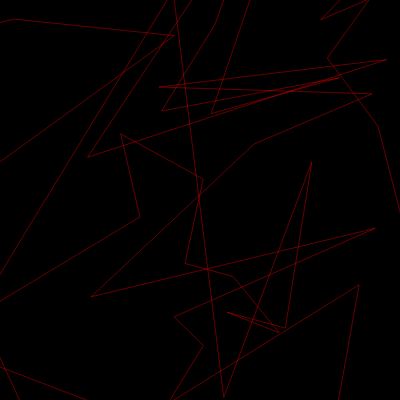
Frame 1 (no input)
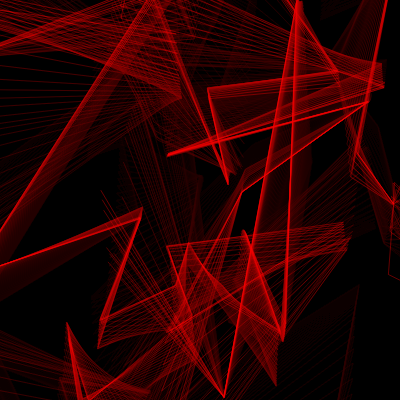
Frame 60 (no input)
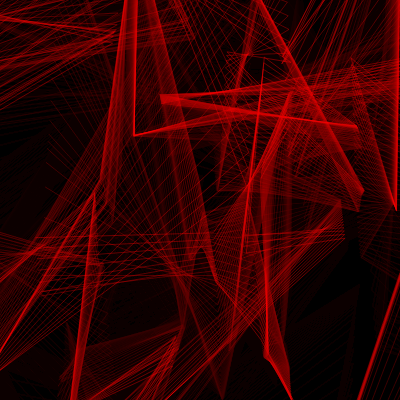
Frame 120 (the mouse pressed at the canvas centre since frame 60)

The p5.js sketch that drew these frames (run headless with seeded random() and noise() and a simulated clock; from frame 60 on, the mouse is pressed at the canvas centre):

// p5.js sketch
// ── sketch.js
let steps = 360 * 3;
let r = 320;
let noiseScale = 0.03; //increasing the noise scale to create more sporadic and irregular movements
const noiseAmount = 500;
 
function setup() {
   createCanvas(400, 400);
   noFill();
   stroke(255, 50);
   background(0);
 r = 400 / 2.5;
}
 
function distortedSpiral(turns = 5) { //use distorted spiral with 5 turns to create a really irregualr shape 
 beginShape();
 for (let i = 0; i <= steps; i++) {
 
   let t = i / steps;
   let spiralRadius = r * t * turns; // Expanding radius
   let angle = TWO_PI * t * turns;
   let x = width / 2 + spiralRadius * cos(angle);
   let y = height / 2 + spiralRadius * sin(angle);
   x += map(noise(noiseScale * x, noiseScale * y, frameCount / 500), 0, 1, -noiseAmount, noiseAmount);
   y += map(noise(noiseScale * x, noiseScale * y, 1), 0, 1, -noiseAmount, noiseAmount);
   
   let hue = map(angle + frameCount * 0.01, 0, TWO_PI * turns, 0, 255); //map the colour to the angle of spiral
   let brightness = map(spiralRadius, 0, r * turns, 50, 255); // Brightness increases with radius
   stroke(hue, 255, brightness, 100); // Set stroke color with transparency
   
   vertex(x, y);
 }
 endShape();
}
 
function draw() {
 colorMode(HSB, 255); // Use Hue, Saturation, Brightness mode for color
 background(0,10);
 distortedSpiral(50);
}
 
